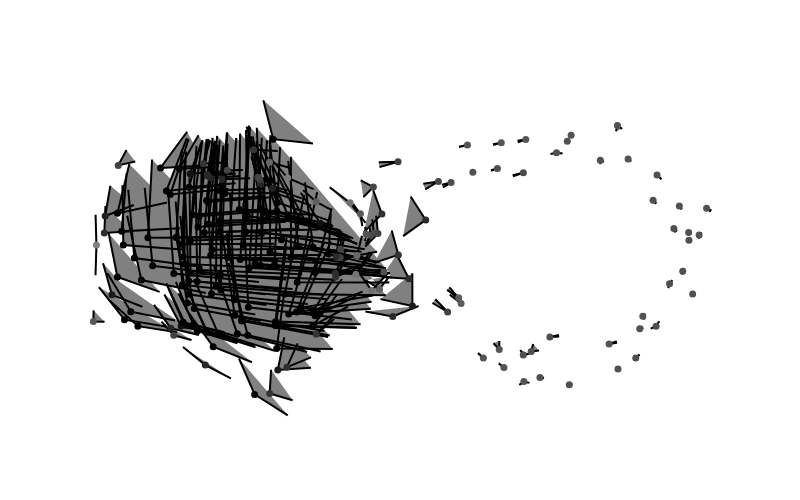

The notebook cell saved with this chart:
### Code cell
plot_2_form_plain(v, X)

### Figure 1 — Plotly figure (JSON) as saved in the notebook; plotly's stock layout.template omitted (floating-point values rounded to 4 significant figures; data arrays with more than 128 entries replaced by an {"elided": "..."} marker saying what was removed)
{"data": [{"fill": "toself", "fillcolor": "gray", "marker": {"color": "black", "colorscale": [[0, "gray"], [1, "black"]], "size": 7}, "type": "scatter", "x": {"elided": "800 float values"}, "y": {"elided": "800 float values"}}, {"marker": {"cmax": 0.02245, "cmin": -0.01284, "color": {"elided": "200 float values"}, "colorscale": [[0, "gray"], [1, "black"]], "size": 7}, "mode": "markers", "type": "scatter", "x": {"elided": "200 float values"}, "y": {"elided": "200 float values"}}], "layout": {"height": 500, "paper_bgcolor": "rgba(0,0,0,0)", "plot_bgcolor": "rgba(0,0,0,0)", "showlegend": false, "width": 800, "xaxis": {"range": [-1.178, 1.214], "visible": false}, "yaxis": {"range": [-0.5817, 0.5233], "scaleanchor": "x", "scaleratio": 1, "visible": false}}}
